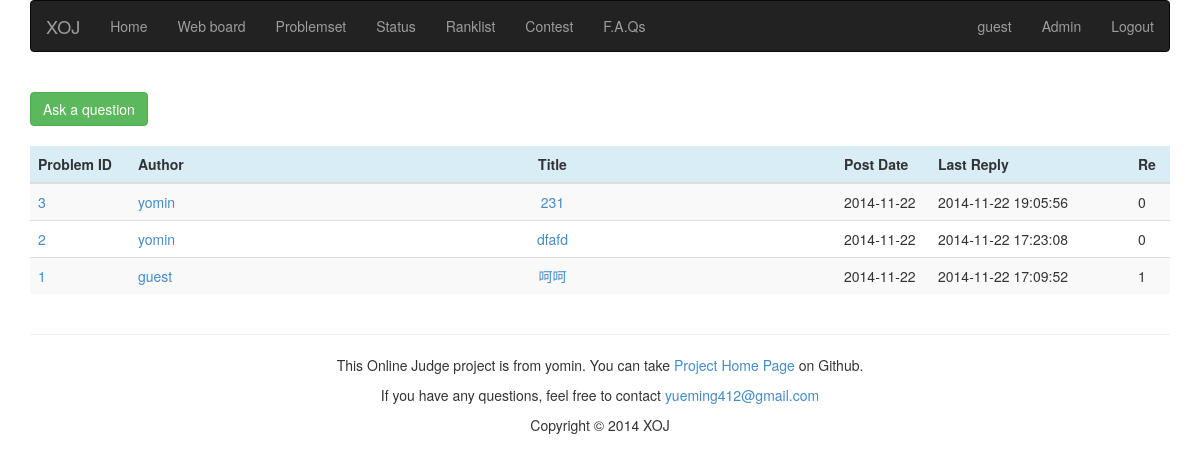
/discuss/ (signed in), run on the app's committed database.
### appfile/models.py (models this page shows, shortened)
class User(db.Model):
    userid = db.Column(db.String(22), primary_key = True, unique = True)
    nickname = db.Column(db.String(22),unique = True)
    password = db.Column(db.String(100),unique = True)
    is_admin = db.Column(db.Boolean)
    ac_count = db.Column(db.Integer, default = 0)
    submit_count = db.Column(db.Integer, default = 0)
    def is_authenticated(self):
        return True

class Comment(db.Model):
    tid = db.Column(db.Integer, primary_key = True)
    pid = db.Column(db.Integer)
    userid = db.Column(db.String(22))
    nickname = db.Column(db.String(22))
    title = db.Column(db.String(32))
    content = db.Column(db.Text)
    post_time = db.Column(db.String(19))
    last_reply = db.Column(db.String(19))
    re = db.Column(db.Integer, default = 0)
    replys = db.relationship('Reply', backref = db.backref('comment'))

### appfile/views.py (the view)
@app.route('/discuss/')
def discuss():
    pid = request.args.get('pid')
    if pid:
        comment_list = Comment.query.filter_by(pid = pid).order_by(Comment.last_reply.desc()).all()
    else:
        comment_list = Comment.query.order_by(Comment.last_reply.desc()).all()
    return render_template('discuss.html', comment_list = comment_list, pid = pid)

### appfile/views.py (called while the page is built)
@login_manager.user_loader
def load_user(userid):
    return User.query.get(userid)

@app.before_request
def before_request():
    g.user = current_user
    if g.user.is_authenticated():
        g.url = url_for('userinfo',userid = g.user.userid)

### appfile/templates/discuss.html (shortened to what this page needs)
{% extends "base.html" %}
{% block content %}
<br>
<div class="container">
    <a href={{ url_for('newpost', pid = pid) }} class="btn btn-success"> Ask a question </a>
    <br><br>
    <table class="table table-striped table-hover">
        <thead>
            <tr class="info">
                <th width="100px">Problem ID</th>
                <th width="139px">Author</th>
                <th style="text-align: center">Title</th>
                <th width="94px">Post Date</th>
                <th width="200px">Last Reply</th>
                <th width="40px">Re</th>
            </tr>
        </thead>
        <tbody>
            {% for comment in comment_list %}
            <tr>
                <td>
                    <a href={{ url_for('show_problem', pid = comment.pid) }}>{{ comment.pid }}</a>
                </td>
                <td>
                    <a href={{ url_for('userinfo', userid = comment.userid) }}>{{ comment.userid }}</a>
                </td>
                <td style="text-align: center">
                    <a href={{ url_for('show_comment', tid = comment.tid) }}>{{ comment.title }}</a>
                </td>
                <td>{{ comment.post_time.split()[0] }}</td>
                <td>{{ comment.last_reply }}</td>
                <td>{{ comment.re }}</td>
            </tr>
            {% endfor %}
        </tbody>
    </table>
</div>
{% endblock %}

### appfile/templates/base.html (shortened to what this page needs)
<!DOCTYPE html>
<html lang="zh-cn">
    <head>
        <link rel="stylesheet" type="text/css" href={{ url_for('static', filename='css/bootstrap.min.css') }}>
        <link rel="stylesheet" type="text/css" href={{ url_for('static', filename='css/style.css') }}>
    </head>
    <body>
        <div class="container">
            <nav class="navbar navbar-inverse" role="navigation">
                <div class="navbar-header">
                    <a class="navbar-brand" href={{ url_for('index')}}>XOJ</a>
                </div>
                <div class="collapse navbar-collapse" id="bs-example-navbar-collapse-1">
                    <ul class="nav navbar-nav">
                        <li><a href="/">Home</a></li>
                        <li><a href="/discuss/">Web board</a></li>
                        <li><a href="/problemset/">Problemset</a></li>
                        <li><a href="/status/">Status</a></li>
                        <li><a href="/ranklist/">Ranklist</a></li>
                        <li><a href="/">Contest</a></li>
                        <li><a href="/FAQ/">F.A.Qs</a></li>
                    </ul>
                    {% if g.user.is_authenticated() %}
                        <ul class="nav navbar-nav navbar-right">
                            <li><a href={{ g.url }}>{{ g.user.userid }}</a></li>
                            {% if g.user.is_admin %}
                                <li><a href="/admin/">Admin</a></li>
                            {% endif %}
                            <li><a href="/logout/">Logout</a></li>
                        </ul>
                    {% else %}
                    <div class="navbar-form navbar-right">
                            <a href="/login/" class="btn btn-primary">Sign in</a>
                            <a href="/register/" class="btn btn-default">Sign up</a>
                    </div>
                    {% endif %}
                </div>
            </nav>
        </div>
        {% block content %}
        {% endblock %}
        <div class="container">
            <footer>
                <hr>
                <p class="text-center">
                    This Online Judge project is from yomin. You can take
                    <a href="http://github/Rominyue">Project Home Page</a>
                    on Github.
                </p>
                <p class="text-center">
                    If you have any questions, feel free to contact
                    <a href="mailto:someone@example.com">yueming412@gmail.com</a>
                </p>
                <p class="text-center">Copyright © 2014 XOJ</p>
            </footer>
        </div>
    </body>
</html>

### appfile/static/css/style.css (style rules this page uses)
a:link { text-decoration: none; }

### data on the page
User: user.userid "guest"
Comment: pid "3", userid "yomin", title "231", post_time "2014-11-22", last_reply "2014-11-22 19:05:56", re "0"
Comment: pid "2", userid "yomin", title "dfafd", post_time "2014-11-22", last_reply "2014-11-22 17:23:08", re "0"
Comment: pid "1", userid "guest", title "呵呵", post_time "2014-11-22", last_reply "2014-11-22 17:09:52", re "1"
